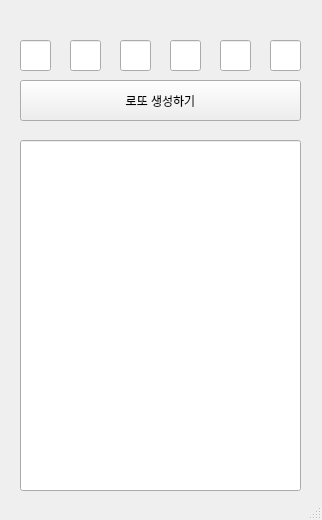
<?xml version="1.0" encoding="UTF-8"?>
<ui version="4.0">
 <class>MainWindow</class>
 <widget class="QMainWindow" name="MainWindow">
  <property name="geometry">
   <rect>
    <x>0</x>
    <y>0</y>
    <width>322</width>
    <height>520</height>
   </rect>
  </property>
  <property name="windowTitle">
   <string>MainWindow</string>
  </property>
  <widget class="QWidget" name="centralwidget">
   <widget class="QLineEdit" name="le1">
    <property name="geometry">
     <rect>
      <x>20</x>
      <y>40</y>
      <width>31</width>
      <height>31</height>
     </rect>
    </property>
   </widget>
   <widget class="QLineEdit" name="le2">
    <property name="geometry">
     <rect>
      <x>70</x>
      <y>40</y>
      <width>31</width>
      <height>31</height>
     </rect>
    </property>
   </widget>
   <widget class="QLineEdit" name="le3">
    <property name="geometry">
     <rect>
      <x>170</x>
      <y>40</y>
      <width>31</width>
      <height>31</height>
     </rect>
    </property>
   </widget>
   <widget class="QLineEdit" name="le4">
    <property name="geometry">
     <rect>
      <x>120</x>
      <y>40</y>
      <width>31</width>
      <height>31</height>
     </rect>
    </property>
   </widget>
   <widget class="QLineEdit" name="le5">
    <property name="geometry">
     <rect>
      <x>220</x>
      <y>40</y>
      <width>31</width>
      <height>31</height>
     </rect>
    </property>
   </widget>
   <widget class="QLineEdit" name="le6">
    <property name="geometry">
     <rect>
      <x>270</x>
      <y>40</y>
      <width>31</width>
      <height>31</height>
     </rect>
    </property>
   </widget>
   <widget class="QPushButton" name="pb">
    <property name="geometry">
     <rect>
      <x>20</x>
      <y>80</y>
      <width>281</width>
      <height>41</height>
     </rect>
    </property>
    <property name="text">
     <string>로또 생성하기</string>
    </property>
   </widget>
   <widget class="QLineEdit" name="list">
    <property name="geometry">
     <rect>
      <x>20</x>
      <y>140</y>
      <width>281</width>
      <height>351</height>
     </rect>
    </property>
   </widget>
  </widget>
  <widget class="QStatusBar" name="statusbar"/>
 </widget>
 <resources/>
 <connections/>
</ui>
